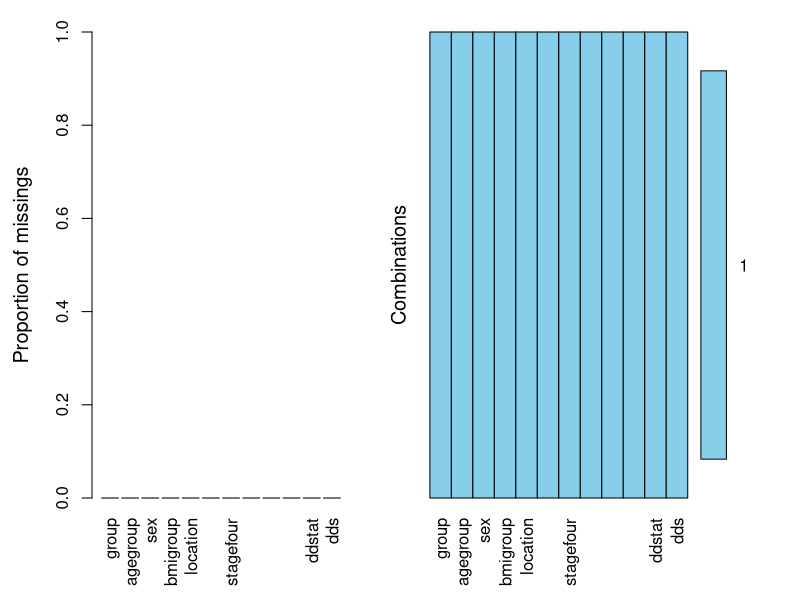

The R source for this figure: (Note: this script raises an error after producing the figure.)
# Cox回归 列线图
setwd('~/Downloads')

library(rms)
library(dplyr)
library(survival)
library(VIM)

gc_cox <- read.csv('gc_cox.csv')
gc <- select(gc_cox,one_of(c('group','agegroup','sex','bmigroup','location','tumorsizegroup','stagefour','op__modified_titlerecode','lymphaenectomy','adjuve0t_chemo','ddstat','dds')))

aggr(gc,prop=T,numbers=T)

gc$Stage <- as.factor(ifelse(gc$stagefour==1,'I',ifelse(gc$stagefour==2,'II',ifelse(gc$stagefour==3,'III','IV'))))
gc$Group <- as.factor(ifelse(gc$group==1,'USA','CHINA'))
gc$Location <- as.factor(ifelse(gc$location==1,'U&G',ifelse(gc$location==2,'M',ifelse(gc$location==3,'L','T'))))

coxm <- cph(Surv(dds,ddstat)~Stage+Group+tumorsizegroup+Location+lymphaenectomy+op__modified_titlerecode+adjuve0t_chemo+agegroup+sex+bmigroup,x=T,y=T,data=gc,surv=T)

dd<-datadist(gc)
options(datadist='dd')

surv <- Survival(coxm)

surv1 <- function(x)surv(1*12,lp=x)
surv2 <- function(x)surv(3*12,lp=x)
surv3 <- function(x)surv(5*12,lp=x)

plot(nomogram(coxm,fun=list(surv1,surv2,surv3),lp= F,funlabel=c('1-Year Survival','3-Year survival','5-Year Survival'),maxscale=10,fun.at=c('0.9','0.85','0.80','0.70','0.6','0.5','0.4','0.3','0.2')),xfrac=.45)

pdf('Nomogram_Cox.pdf',height=20,width=15)
plot(nomogram(coxm,fun=list(surv1,surv2,surv3),lp=F,funlabel=c('1-year Survival','3-year Survival','5-year Survival'),maxscale=100,fun.at=c('0.9','0.85','0.80','0.70','0.6','0.5','0.4','0.3','0.2')))
dev.off()
